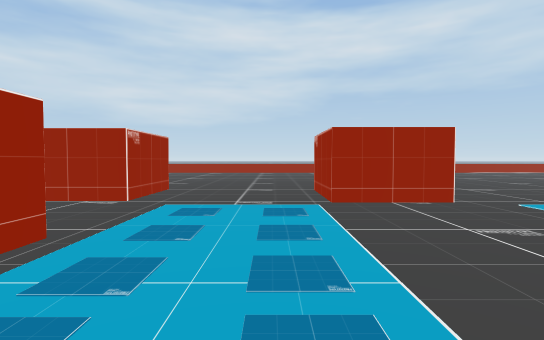
View 1 (above)

24 first-person views from a walk through a 3-D level made in the Unity game engine. The camera is 1.4 m above the floor, tilts 2° down and sees 85° across. The floor is counted in squares, 2 m on a side. Each view is taken from the middle of a square. On the plan, view 1 faces up. The plan holds only what a view shows up to about 10 squares ahead; the rest is blank. The place goes on beyond the plan.

View 2
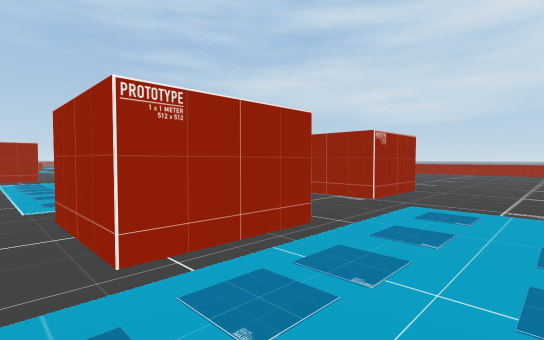

View 3
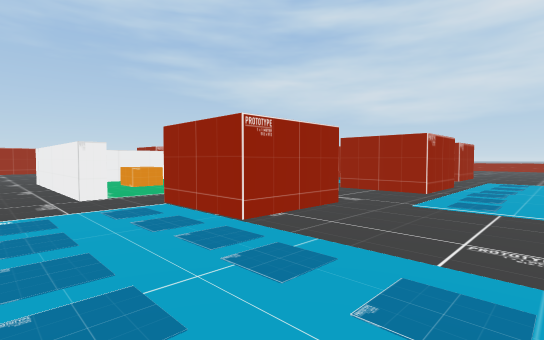

View 4
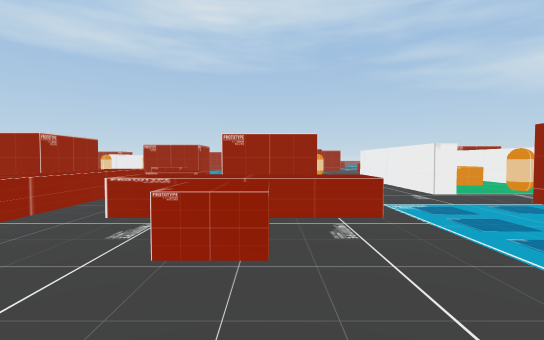

View 5
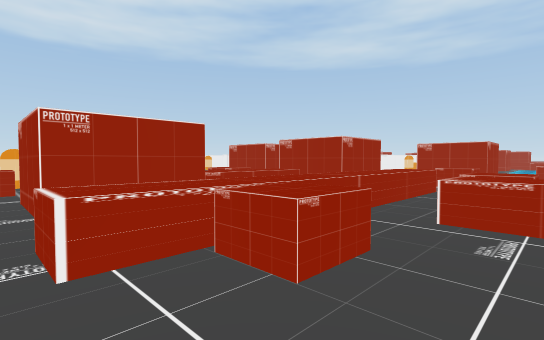

View 6
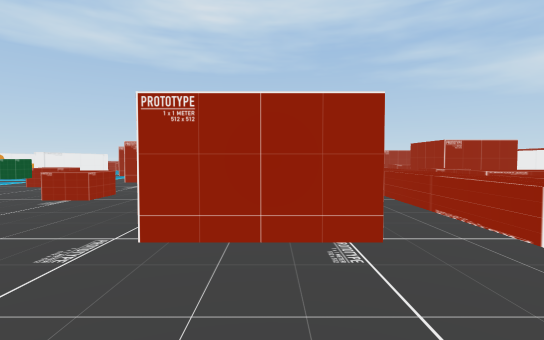

View 7
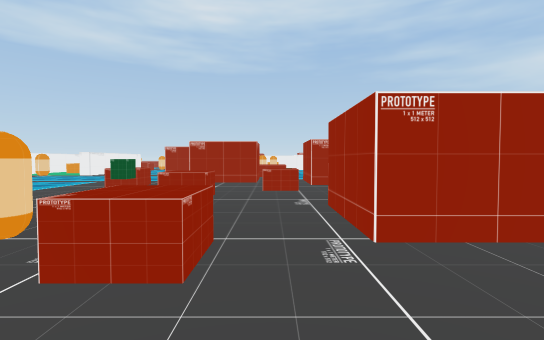

View 8
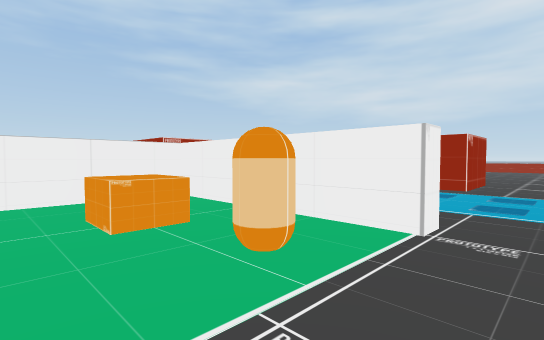

View 9
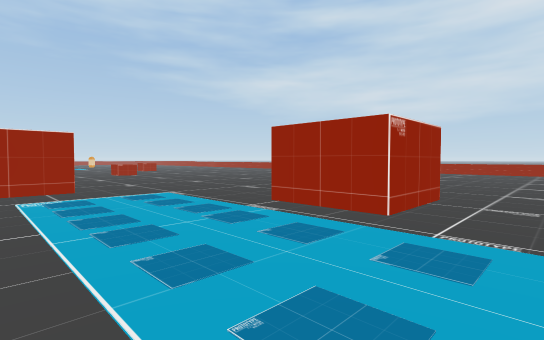

View 10
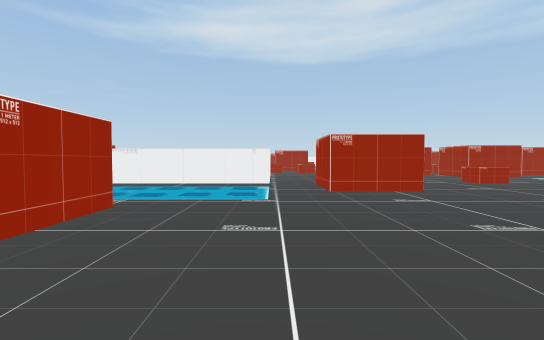

View 11
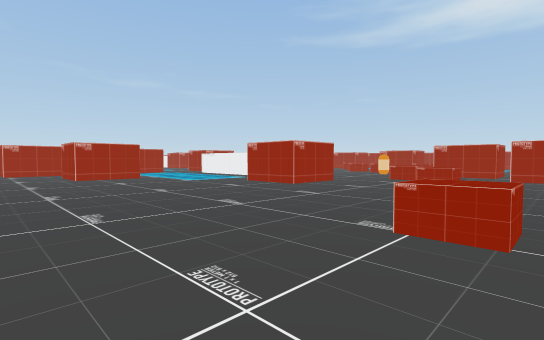

View 12
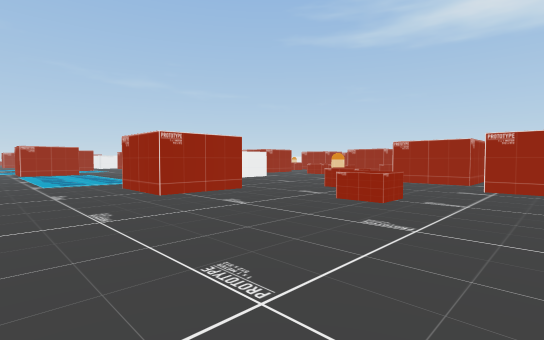

View 13
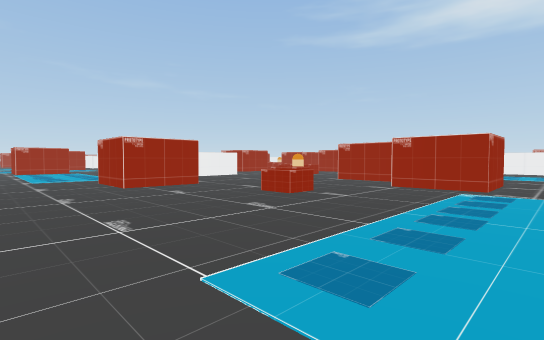

View 14
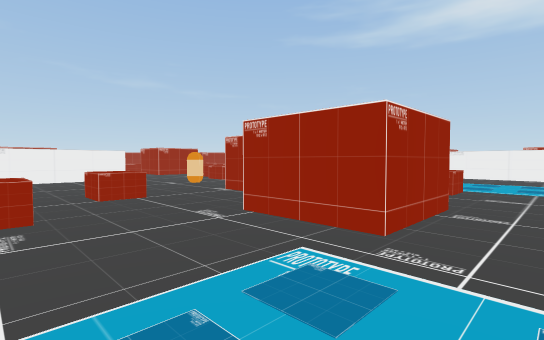

View 15
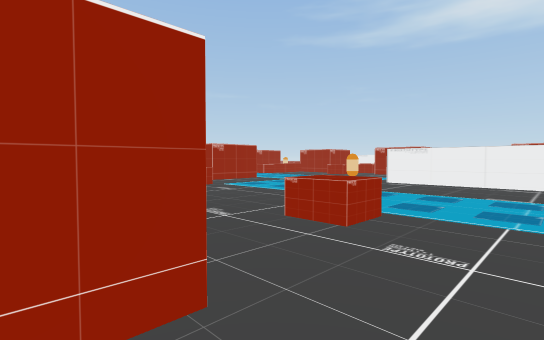

View 16
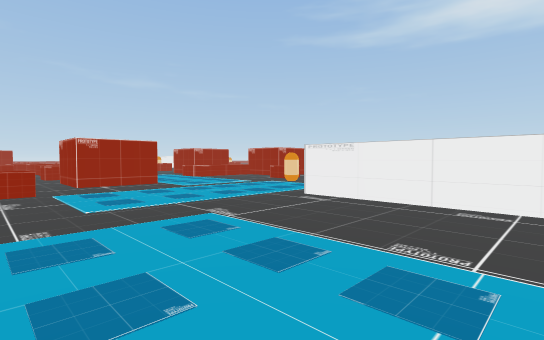

View 17
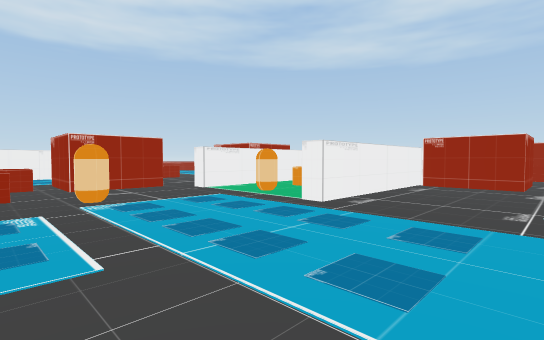

View 18
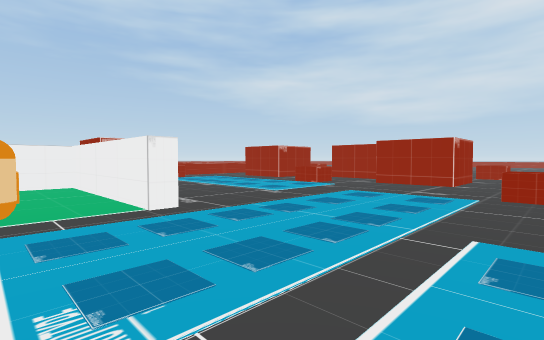

View 19
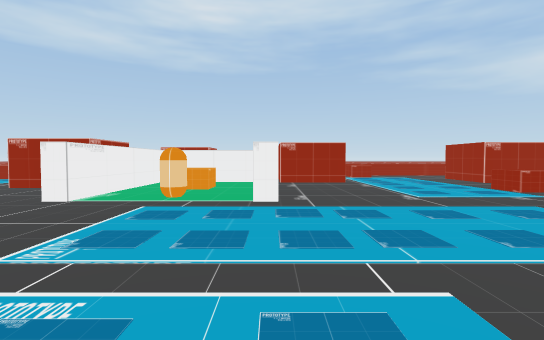

View 20
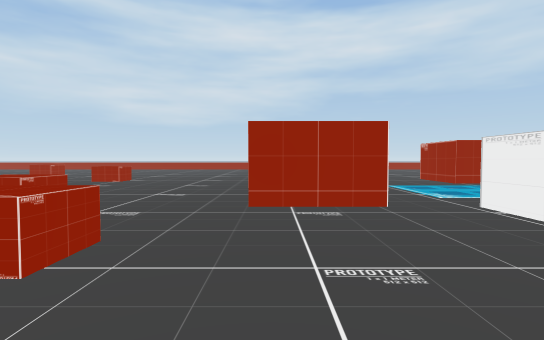

View 21
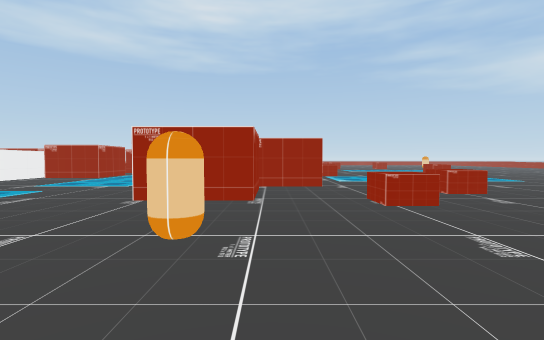

View 22
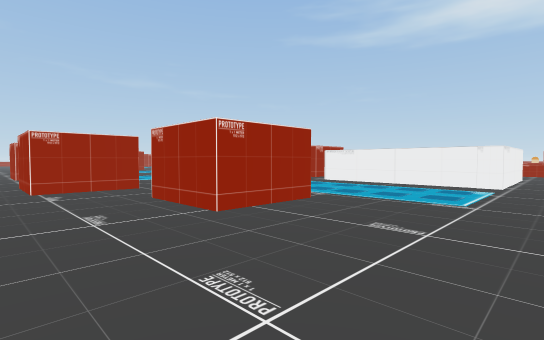

View 23
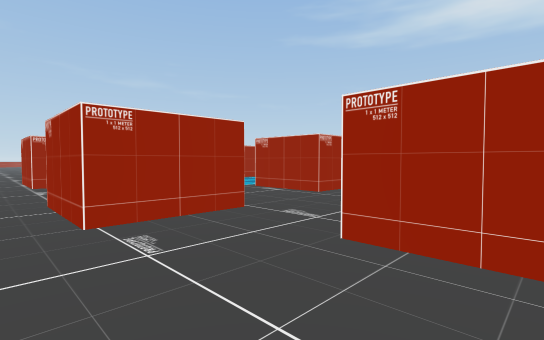

View 24
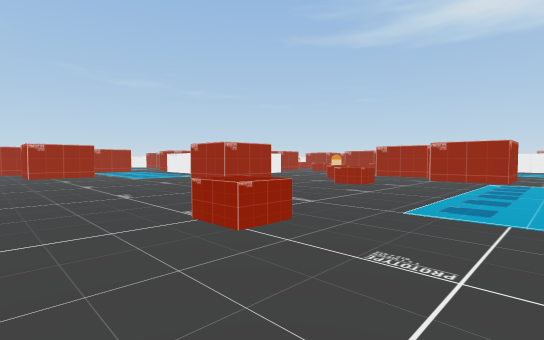

### Floor plan
Key: @ floor where view 1 was taken; # wall or solid block; . floor; ^ raised ledge; O other object.
Columns run from 22 left of view 1 to 7 right of it. Each row starts with its distance up from view 1.
  8   ......................   ...
  7 ..................##...###....
  6 ..................##...###...
  5 ...O..........##..##...###..
  4 ..............##...........
  3 ..........................
  2 ..................###....
  1 ........##........###...
  0 ........##............@
 -1 ....OO.....OOOOOO. ....
 -2 ...........OOOOO.. #...
 -3 ......O....OOOO...##...
 -4 ..##.......OOOOOO......
 -5 ..##...................
 -6 ...####.O..  ..........
 -7 ....###...     #  ^...
 -8 ..O......      #  ^OO..
 -9 ........O     ##  ^OO..
-10 ............    OO^.O..
-11 .........##..O ^^^^^OO.
-12 .........##    ^^^^^^^.
-13 .........#    ##  ..##..
-14 OOOOO.....    ## ^^^##...
-15     .....     ##....##..
-16  OOO.....      ..O.......
-17     ...OO     ##..O...O.
-18 OOOOO...O      #..OO.O.

Where each view was taken, in squares from view 1:
view 1: 0 up, 0 right, facing up
view 2: 0 up, 0 right, facing up-left
view 3: 6 down, 0 right, facing up-left
view 4: 8 down, 0 right, facing left
view 5: 9 down, 0 right, facing down-left
view 6: 14 down, 2 right, facing left
view 7: 16 down, 2 right, facing left
view 8: 4 down, 5 left, facing up-left
view 9: 0 up, 5 left, facing up-left
view 10: 8 up, 11 left, facing down
view 11: 8 up, 20 left, facing down-right
view 12: 4 up, 20 left, facing down-right
view 13: 4 up, 22 left, facing down-right
view 14: 1 down, 22 left, facing down-right
view 15: 5 down, 22 left, facing down-right
view 16: 9 down, 22 left, facing down-right
view 17: 11 down, 14 left, facing down-left
view 18: 16 down, 14 left, facing up-left
view 19: 14 down, 13 left, facing left
view 20: 5 down, 14 left, facing up
view 21: 5 down, 11 left, facing left
view 22: 8 up, 12 left, facing down-right
view 23: 8 up, 8 left, facing down-right
view 24: 7 up, 22 left, facing down-right
